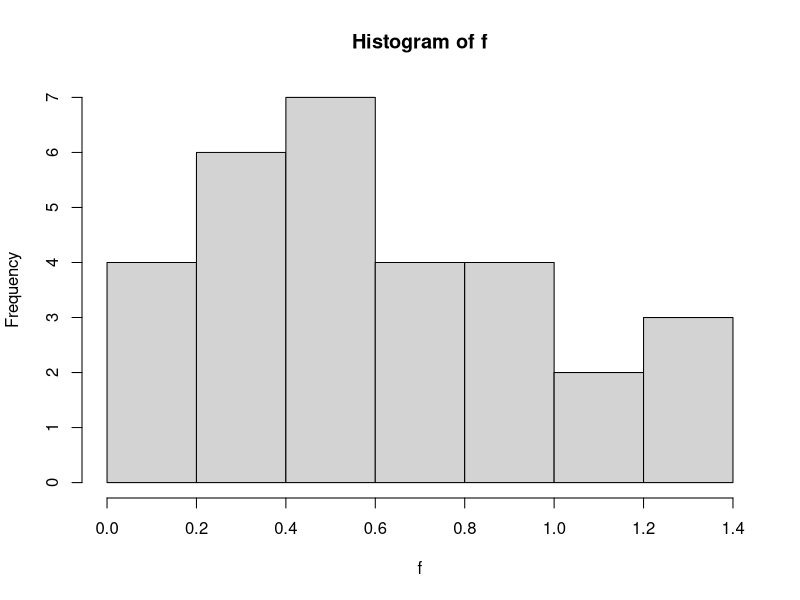

Recreate this plot in R. (Note: this script raises an error after producing the figure.)
#Gere 3 valores independentes da variável aleatória X cuja densidade é dada por F(X)=0.5(2-x) 0<x<2 
set.seed(7015)
u=runif(30)
f=2-2*sqrt(1-u)
hist(f)

#Com o método da aula passada
x0=7015
a=-0.5
c=1
M=30
x[1]=(a*x0+c)%%M
i=0
n=30
for (i in 2:n) {
  x[i]=(a*x[i-1]+c)%%M
}
(u2=x/M)
(f2=(2-2*sqrt(1-u2)))
hist(f2)

#Escreva o algoritmo para gerar valores aleatórios para X tal que𝑋~𝑈(10,20)
set.seed(1234)
u3=runif(1000)
(f3=10*u3+10)
hist(f3,freq=F)
x=f3
curve(dunif(x,10,20),add=T,col=2)

# Gere uma amostra aleatória de tamanho 10000 pela transformação inversa, usando semente 1234 , daExp(0,25). Compare o histograma com a densidade desta distribuição e compare a média,mediana e os quartis da amostra com os da distribuição teórica. 
set.seed(1234)
u4=runif(10000)
(f4=-4*log(1-u4))
hist(f4)
x=f4
hist(x,freq = F, xlim = c(0,30))
print(c('Media Empírica: ', mean(x)))
curve(dexp(x,0.25),add=T,col=2)

#Gerar 3 valores da N(0,1) (slide 26 da unid. 1). 
set.seed(1234)
(u5=runif(3))
t=sqrt(log(1/u5^2))
c0=2.515517
c1=0.802853
c2=0.010328
d1=1.432788
d2=0.189269
d3=0.001308
(f5=-(t- ( (c0+c1*t+c2*t^2) / (1+d1*t+d2*t^2+d3*t^3) ) ))
x=f5
hist(x)
print(c('Media Empírica: ', mean(x)))
